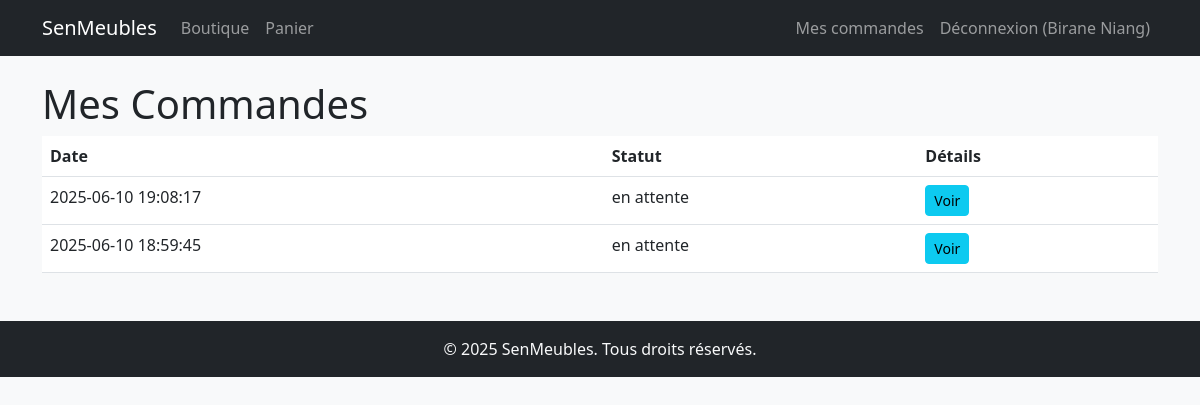
/commandes.php (signed in), run on the app's committed database.
### tables this page shows
CREATE TABLE `commandes` (
  `id` int(11) NOT NULL,
  `id_utilisateur` int(11) NOT NULL,
  `date_commande` datetime NOT NULL,
  `statut` varchar(50) NOT NULL
);

### commandes.php (the view, shortened to what this page needs)
<?php
include 'config.php'; include 'header.php';
$user = $_SESSION['user'];
if ($user['rôle'] === 'admin') {
    $stmt = $pdo->query("SELECT c.*, u.nom FROM commandes c JOIN utilisateurs u ON c.id_utilisateur = u.id ORDER BY c.id DESC");
} else {
    $stmt = $pdo->prepare("SELECT * FROM commandes WHERE id_utilisateur = ? ORDER BY id DESC");
    $stmt->execute([$user['id']]);
}
$commandes = $stmt->fetchAll();
?>
<h1>Mes Commandes</h1>
<table class="table">
    <thead>
        <tr>
            <th>Date</th><th>Statut</th><th>Détails</th>
        </tr>
    </thead>
    <tbody>
        <?php foreach ($commandes as $c): ?>
        <tr>
            <td><?= htmlspecialchars($c['date_commande']) ?></td>
            <td><?= htmlspecialchars($c['statut']) ?></td>
            <td><a href="commande_details.php?id=<?= $c['id'] ?>" class="btn btn-sm btn-info">Voir</a></td>
        </tr>
        <?php endforeach; ?>
    </tbody>
</table>
<?php include 'footer.php'; ?>

### assets/css/style.css (style rules this page uses)
body { background: #f8f9fa; }

### data on the page
commandes: date_commande "2025-06-10 19:08:17", statut "en attente"
commandes: date_commande "2025-06-10 18:59:45", statut "en attente"

### other printed values
$_SESSION['user']['nom'] "Birane Niang"
